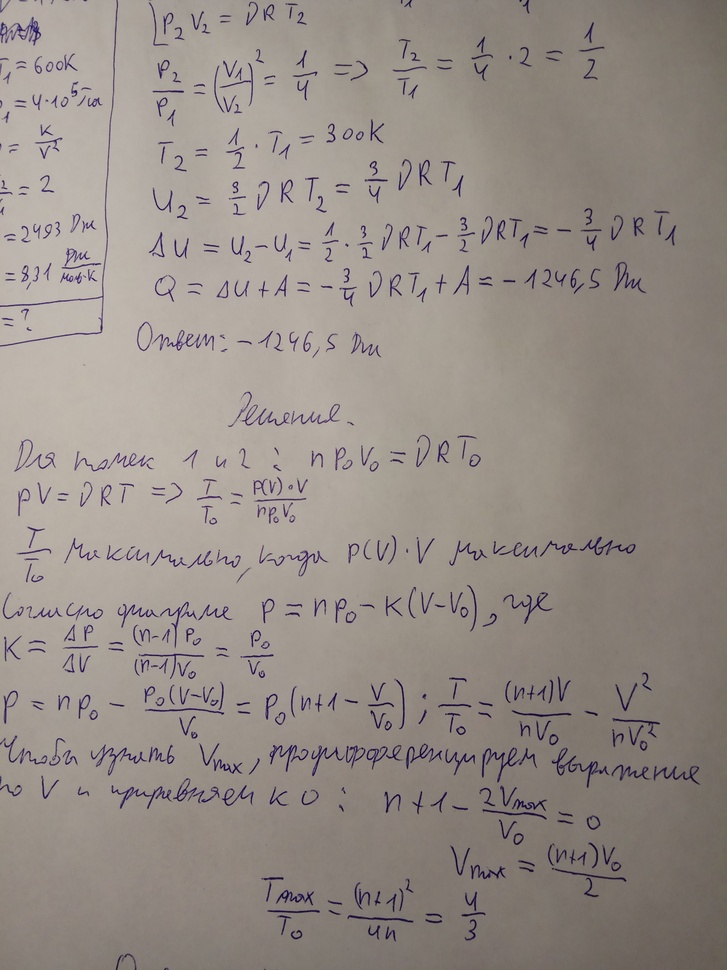
#> input picture Examples/example.jpg, 727 x 970 px, shrunk from 3120 x 4160 before the run
$ python main.py
#> lines starting #> are read from the running program, lines starting #| are printed output that depends on the picture
from PIL import Image
import numpy as np
from tqdm import tqdm

name = input('Введите название файла:')  # Filename input
#> the answer given: Examples/example.jpg
img = Image.open(name)
#> img is the input picture: PIL image 727x970 RGB; mean R, G, B 150.3, 141.4, 134.8
w, h = img.size
#> w = 727; h = 970
pixels = img.load()
p_w = int(w / 2)  # The image is cut into 4 parts
#> p_w = 363
p_h = int(h / 2)
#> p_h = 485
COEF = 1.45  # Shows how much average value of one pixel can exceed the mean of others


def scan(start_x, end_x, start_y, end_y):
    array = []
    for i in range(start_x, end_x):
        for j in range(start_y, end_y):
            array.append(pixels[i, j])
    m = np.mean(array)
    for i in range(start_x, end_x):
        for j in range(start_y, end_y):
            av = sum(pixels[i, j]) / 3
            pixels[i, j] = (0, 0, 0) if av < m / COEF else (255, 255, 255)


print('Пожалуйста, подождите. Изображение обрабатывается...')  # Please, wait. The image's being processed...
# scan(0, p_w, 0, p_h) 1
# scan(0, p_w, p_h,h)  2
# scan(p_w,w,0,p_h)    3
# scan(p_w, w,p_h,h)   4
for i in tqdm(range(1, 5)):
    scan(p_w * (i > 2), p_w if i < 3 else w, p_h * ((i + 1) % 2),
         p_h if (i % 2 != 0) else h)  # A weird way of making tqdm progressbar work
img.save('result.pdf')
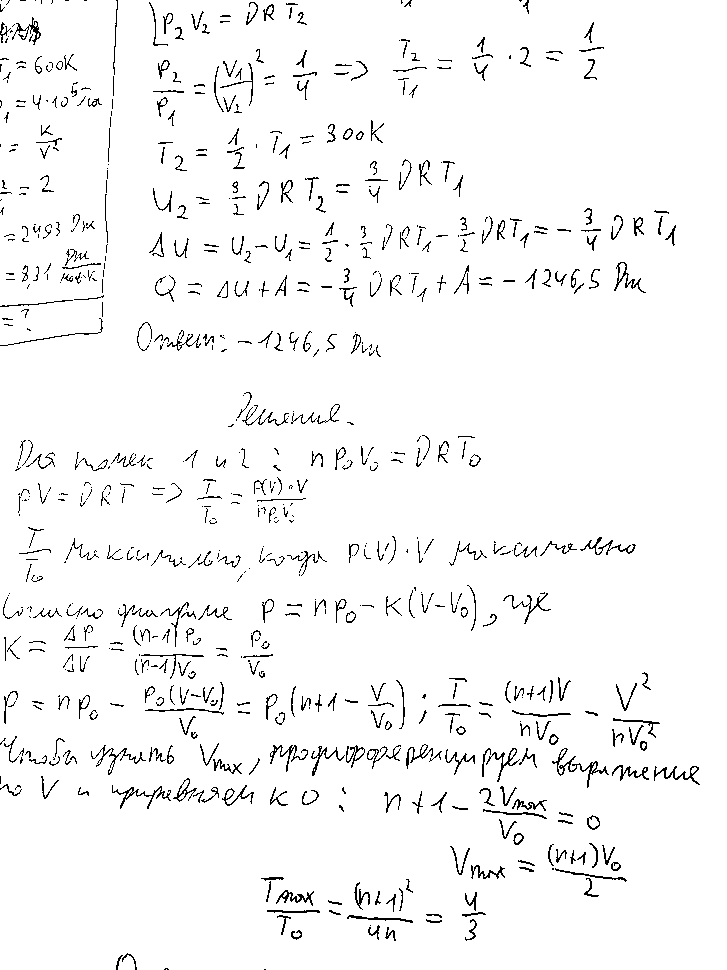
#> saved as result.pdf: PIL image 727x970 RGB; 96.5% white; black in thin lines or dots
